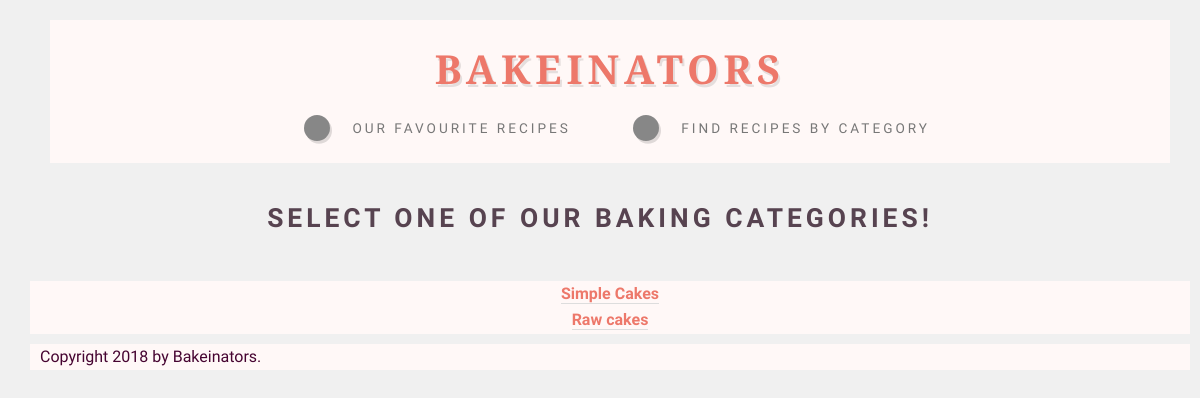
The page /categories/ on the database as committed earlier.
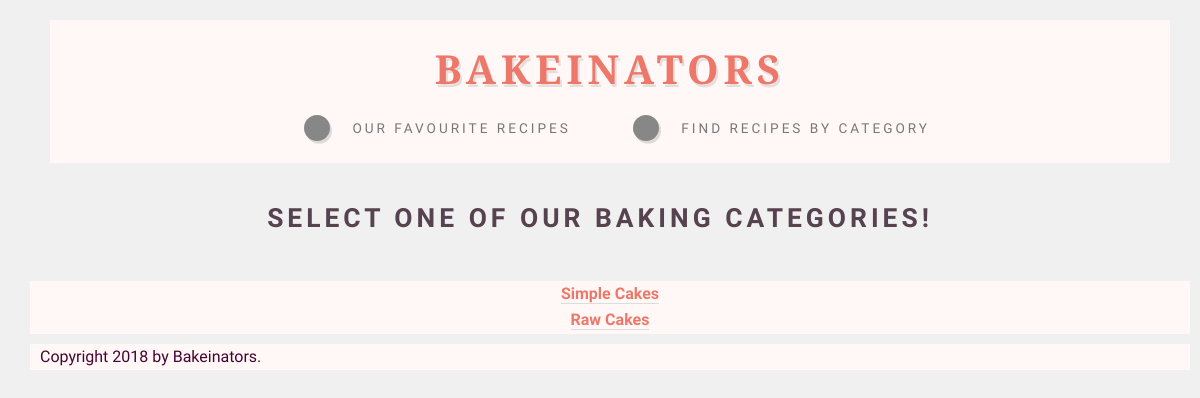
The same page on the database as committed later.
### blog/models.py (models this page shows)
class Category(object):
    pass

### blog/views.py (the view)
# urls.py: path('categories/', view_categories),
def view_categories(request):
    try:
        categories = Category.objects.all()
    except:
        pass
    return render_to_response('view_categories.html', {
      'categories': categories.all(),
      })

### templates/view_categories.html
{% extends 'base.html' %}
{% block content %}
<h2 style="text-align: center; font-weight: bold">Select one of our baking categories!</h2>
<div class="container">
    {% for c in categories %}
    <a href="{% url 'viewcat' c.id %}" >{{ c.title }} </br> </a>
  {% endfor %}
</div>
{% endblock %}

Rows that differ between the two databases and show on the page:
changed Category: title "Raw cakes" → "Raw Cakes"
